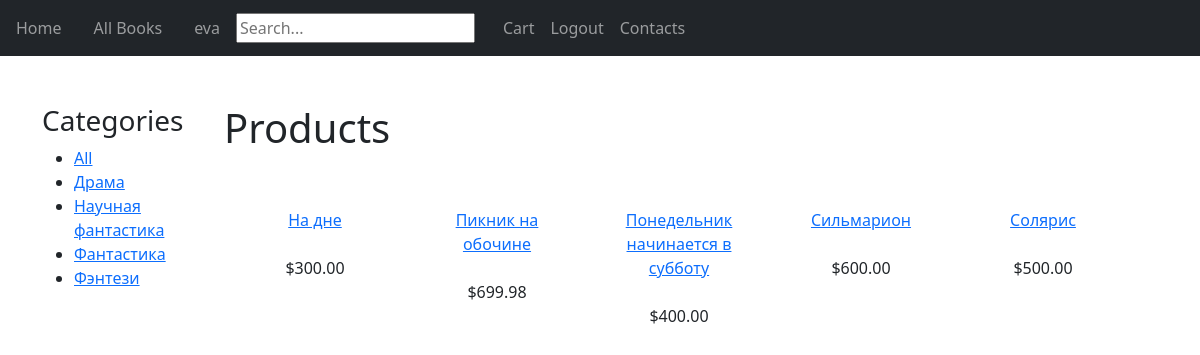
Screenshot of /catalog/books/ (signed in) with the database file from the repository.
### catalog/models.py (models this page shows, shortened)
class Category(models.Model):
    name = models.CharField(max_length=200, db_index=True)
    slug = models.SlugField(max_length=200, db_index=True, unique=True)
    class Meta:
        ordering = ('name',)
        verbose_name = 'Категория'
        verbose_name_plural = 'Категории'
    def get_absolute_url(self):
        return reverse('catalog:books-by-genre',
                        args=[self.slug])

class Book(models.Model):
    author = models.ForeignKey(Author,null=True,on_delete=models.CASCADE)
    category = models.ForeignKey(Category, related_name='products',on_delete=models.CASCADE)
    name = models.CharField(max_length=200, db_index=True,default="Book")
    slug = models.SlugField(max_length=200, db_index=True)
    description = models.TextField(blank=True)
    price = models.DecimalField(max_digits=10, decimal_places=2)
    stock = models.PositiveIntegerField(default=20)
    available = models.BooleanField(default=True)
    click_count = models.IntegerField(default=0)
    order_count = models.IntegerField(default=0)
    class Meta:
        ordering = ('name',)
        index_together = (('id', 'slug'),)
    def get_absolute_url(self):
        return reverse('catalog:book-detail', args=[str(self.id)])

### catalog/views.py (the view)
@login_required(login_url='login/')
def book_list(request, category_slug=None):
    paginate_by = 4
    category = None
    categories = Category.objects.all()
    products = Book.objects.filter(available=True)
    if category_slug:
        category = get_object_or_404(Category, slug=category_slug)
        products = products.filter(category=category)
    return render(request,
                  'catalog/book_list.html',
                  {'category': category,
                   'categories': categories,
                   'products': products})

### catalog/templates/catalog/book_list.html
{% extends 'base_generic.html' %}
{% block content %}
    <div id="sidebar" class="nav nav-pills flex-column mb-auto" style="width: fit-content;">
        <h3>Categories</h3>
        <ul>
            <li {% if not category %} class="selected"{% endif %}>
                <a href="{% url "catalog:books" %}">All</a>
            </li>
            {% for c in categories %}
                <li {% if category.slug == c.slug %} class="selected" {% endif %}>
                    <a href="{{ c.get_absolute_url }}">{{ c.name }}</a>
                </li>
            {% endfor %}
        </ul>
    </div>
    <div class="d-flex flex-column mx-4">
        <h1>{% if category %}{{ category.name }}{% else %}Products{% endif %}</h1>
        <div class="d-flex my-5">
            {% for product in products %}
            <br/>
                <div class="item  d-flex flex-column text-center mx-3 align-items-center" style="width: 150px;height: 150px;">
                    <a href="{{ product.get_absolute_url }}">{{ product.name }}</a><br>
                    ${{ product.price }}
                </div>
            {% endfor %}
        </div>
    </div>
{% endblock %}

### catalog/templates/base_generic.html (shortened to what this page needs)
<!doctype html>
<html lang="en">
<head>
    <link href="https://cdn.jsdelivr.net/npm/bootstrap@5.0.2/dist/css/bootstrap.min.css" rel="stylesheet">
    {% load static %}
        <link rel="stylesheet" href="{% static 'css/style.css' %}">
</head>
<body class="h-100">
    <nav class="navbar navbar-expand-lg navbar-dark bg-dark">
        {% block header %}
            <div class="navbar-nav">
                {% if user.is_authenticated %}
                <a class = 'navbar-item nav-link mx-2' href="{% url 'catalog:index'%}">Home</a>
                <a class = 'navbar-item nav-link mx-2' href="{% url 'catalog:books' %}">All Books</a>
                <a class = 'navbar-item nav-link mx-2' href="{% url 'catalog:profile' username=request.user.username%}">{{user.username}}</a>
                <form action = "{% url 'catalog:search_result' %}"  class="d-flex align-items-center">
                    <input name="q" type="text" placeholder="Search...">
                </form>
                <a class = 'navbar-item nav-link' href = "{% url 'cart:cart_detail'%}" style="margin-left: 20px;">Cart</a>
                <a class = 'navbar-item nav-link' href = "{% url 'catalog:logout' %}">Logout</a>
                <a class = 'navbar-item nav-link' href="{% url 'catalog:contacts' %}">Contacts</a>
                {%endif%}
            </div>
        {% endblock %}
    </nav>
    <div class="container h-100 mt-5 d-flex">
                {% block content %}{% endblock %}
            </div>
</body>
</html>

### rows the page displays
Category: name "Драма"
Category: name "Научная фантастика"
Category: name "Фантастика"
Category: name "Фэнтези"
Book: name "На дне", price "300.00"
Book: name "Пикник на обочине", price "699.98"
Book: name "Понедельник начинается в субботу", price "400.00"
Book: name "Сильмарион", price "600.00"
Book: name "Солярис", price "500.00"

### other values shown
{{ user.username }} "eva"
